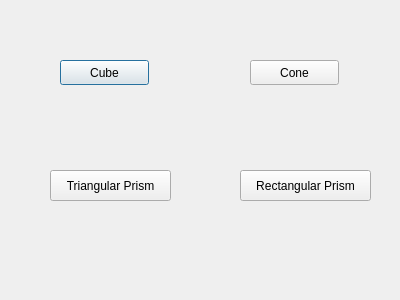
<?xml version="1.0" encoding="UTF-8"?>
<ui version="4.0">
 <class>Three_D</class>
 <widget class="QDialog" name="Three_D">
  <property name="geometry">
   <rect>
    <x>0</x>
    <y>0</y>
    <width>400</width>
    <height>300</height>
   </rect>
  </property>
  <property name="windowTitle">
   <string>Dialog</string>
  </property>
  <widget class="QPushButton" name="pushButton">
   <property name="geometry">
    <rect>
     <x>60</x>
     <y>60</y>
     <width>89</width>
     <height>25</height>
    </rect>
   </property>
   <property name="text">
    <string>Cube</string>
   </property>
  </widget>
  <widget class="QPushButton" name="pushButton_2">
   <property name="geometry">
    <rect>
     <x>240</x>
     <y>170</y>
     <width>131</width>
     <height>31</height>
    </rect>
   </property>
   <property name="text">
    <string>Rectangular Prism</string>
   </property>
  </widget>
  <widget class="QPushButton" name="pushButton_4">
   <property name="geometry">
    <rect>
     <x>50</x>
     <y>170</y>
     <width>121</width>
     <height>31</height>
    </rect>
   </property>
   <property name="text">
    <string>Triangular Prism</string>
   </property>
  </widget>
  <widget class="QPushButton" name="pushButton_5">
   <property name="geometry">
    <rect>
     <x>250</x>
     <y>60</y>
     <width>89</width>
     <height>25</height>
    </rect>
   </property>
   <property name="text">
    <string>Cone</string>
   </property>
  </widget>
 </widget>
 <resources/>
 <connections/>
</ui>
